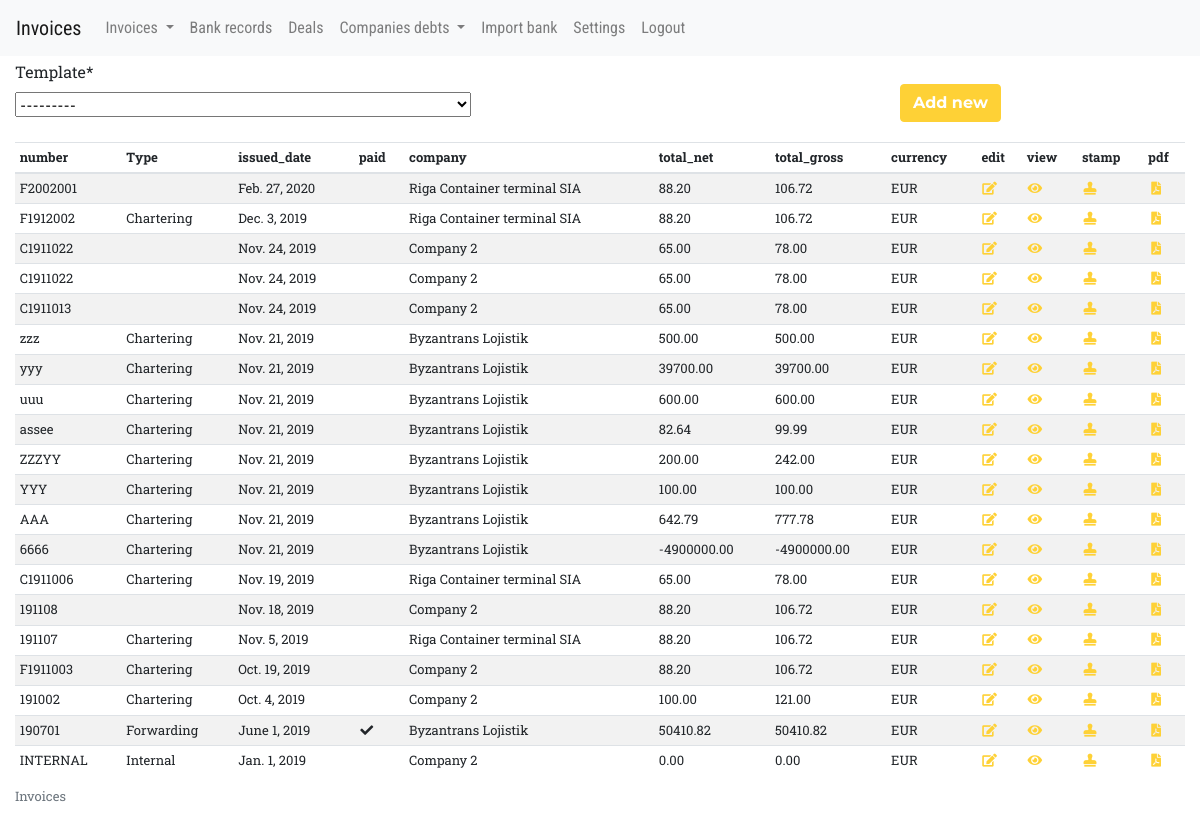
Page /invoices/ (signed in) on the committed database.
### invoices/models/invoice_models.py (models this page shows, shortened)
class Invoice(models.Model):
    objects = InvoiceManager()
    number = models.CharField(max_length=20)
    issued_date = models.DateField(default=date.today)
    payment_term = models.DateField(default=date.today)
    company = models.ForeignKey(Company, on_delete=models.CASCADE)
    description = models.TextField(max_length=300, blank=True,
                                   validators=[MaxLengthValidator(300)])
    total_net = models.DecimalField(default=0, max_digits=10, decimal_places=2)
    vat_percent = models.DecimalField(default=0, max_digits=6, decimal_places=2)
    total_vat = models.DecimalField(default=0, max_digits=10, decimal_places=2)
    total_gross = models.DecimalField(default=0, max_digits=10, decimal_places=2)
    total_not_paid = models.DecimalField(default=0, max_digits=10, decimal_places=2)
    advance_required = models.BooleanField(default=False)
    advance_percent = models.DecimalField(default=0, max_digits=5, decimal_places=2)
    advance_amount = models.DecimalField(default=0, max_digits=10, decimal_places=2)
    total_to_pay = models.DecimalField(default=0, max_digits=10, decimal_places=2)
    is_paid = models.BooleanField(default=False)
    is_incoming = models.BooleanField(default=False)
    is_advance = models.BooleanField(default=False)
    is_reissued = models.BooleanField(default=True)
    payment_details = models.TextField(max_length=100, blank=True,
                                   validators=[MaxLengthValidator(100)])
    currency = models.ForeignKey(Currency, related_name="invoices", on_delete=models.CASCADE,
        null=False, blank=False, default=1)
    deal = models.ForeignKey(Deal, related_name="invoices", on_delete=models.CASCADE, null=True, blank=True)
    file = models.FileField(upload_to='invoice_files/', blank=True)
    class Meta:
        ordering = ('-number', '-issued_date',)

### invoices/models/common_models.py (models this page shows, shortened)
class Company(models.Model):
    name = models.CharField(max_length=50)
    receiver_address = models.TextField(max_length=300, blank=True,
                                   validators=[MaxLengthValidator(300)])
    payment_address = models.TextField(max_length=300, blank=True,
                                   validators=[MaxLengthValidator(300)])
    country_code = models.CharField(max_length=3, blank=True,
                                   validators=[MaxLengthValidator(3)])
    eu_country = models.BooleanField(default=False)
    vat_number = models.CharField(max_length=30, blank=True, null=True,)
    invoiceNumberSignalString1 = models.CharField(max_length=50, blank=True, default='')
    invoiceNumberSignalString2 = models.CharField(max_length=50, blank=True, default='')
    invoiceNumberSkipCharacters = models.IntegerField(default=0)
    invoiceNumberStringLength = models.IntegerField(default=0)
    invoiceDateSignalString1 = models.CharField(max_length=50, blank=True, default='')
    invoiceDateSignalString2 = models.CharField(max_length=50, blank=True, default='')
    invoiceDateSkipCharacters = models.IntegerField(default=0)
    invoiceDateStringLength = models.IntegerField(default=0)
    invoiceDateStringFormat = models.CharField(max_length=20, blank=True, default='')
    invoiceAmountSignalString1 = models.CharField(max_length=50, blank=True, default='')
    invoiceAmountSignalString2 = models.CharField(max_length=50, blank=True, default='')
    invoiceAmountSkipCharacters = models.IntegerField(default=0)
    invoiceAmountStringLength = models.IntegerField(default=0)
    invoiceAmounCommaCharacter = models.CharField(max_length=3, blank=True, default='')
    class Meta:
        ordering = ('name',)
        verbose_name_plural = "companies"

### invoices/models/deal_models.py (models this page shows, shortened)
class Currency(models.Model):
    name = models.CharField(max_length=10)
    exchange_rate = models.DecimalField(default=1, max_digits=10, decimal_places=4)
    class Meta:
        ordering = ('name',)
    def __str__(self):
        return self.name

class Deal(models.Model):
    name = models.CharField(max_length=30, default="N/A D")
    started_date = models.DateField(default=date.today)
    department = models.ForeignKey(Department, related_name="deals", on_delete=models.CASCADE)
    completed_date = models.DateField(default=date.today)
    client = models.ForeignKey(Company, related_name="deals", on_delete=models.CASCADE)
    total_received = models.DecimalField(default=0, max_digits=10, decimal_places=2)
    total_invoiced = models.DecimalField(default=0, max_digits=10, decimal_places=2)
    total_balance = models.DecimalField(default=0, max_digits=10, decimal_places=2)
    class Meta:
        ordering = ('-completed_date', '-started_date', 'name',)

class Department(models.Model):
    name = models.CharField(max_length=30)

### invoices/views/basic_views.py (the view)
@login_required
def invoices_creation_index(request):
    if request.method == 'POST':
        form = TemplateChoiceForm(request.POST)
        if form.is_valid():
            template = form.cleaned_data['template']
            first_jan = date(date.today().year, 1, 1)
            count_part = Invoice.objects.filter(
                issued_date__gte=first_jan,
                deal__department=template.department,
                is_incoming=False,
            ).distinct().count()
            count_part += 1
            invoice = Invoice.objects.create_invoice_from_template(template, count_part,
                header=template.department.name[:1].upper())
            return redirect('invoices:invoice_update', invoice_id=invoice.pk)
    else:
        invoices = Invoice.objects.outgoing()[:150]
        form = TemplateChoiceForm
        context = {'invoices': invoices, 'form': form, 'returnUrl': reverse_lazy('invoices:index')}
        return render(request, "invoices/index_and_create.html", context)

### invoices/models/invoice_models.py (called while the page is built)
    def outgoing(self):
        return self.get_queryset().exclude(is_incoming=True).order_by('-issued_date', '-number')

    def __str__(self):
        return self.currency.name + ' ' + self.department.name[:3] + '-' + self.description + '-' + self.company.name + self.currency.name

### invoices/templates/invoices/index_and_create.html (shortened to what this page needs)
{% extends "invoices/local_base.html" %}
{% load static %}
{% load crispy_forms_tags %}
{% block content %}
 <div class="container-fluid">
  {% if form %}
    <div class="row mt-1">
      <div class="col-md-12">
          <form method="post">
            <div class="form-row">
            <div class="form-group col-md-9 mb-0 text-right">
              {{ form.template|as_crispy_field }}
            </div>
            <div class="form-group col-md-3 mb-0 text-left">
              <br>
              <button type="submit" class="btn btn-primary">Add new</button>
            </div>
                </div>
        </form>
      </div>
    </div>
    {% endif %}
  <div class="row">
  <div class="col-md-12" style="margin-top: 20px;">
{% if invoices %}
<table id="table_id" class="display table table-striped table-hover table-sm">
    <caption>Invoices</caption>
    <thead>
 <tr>
     <th>number</th>
     <th>Type</th>
     <th>issued_date </th>
     <th>paid</th>
     <th>company</th>
     <th>total_net</th>
     <th>total_gross</th>
     <th>currency</th>
     <th>edit</th>
     <th>view</th>
     <th>stamp</th>
     <th>pdf</th>
  </tr>
 </thead>
<tbody>
    <tr >
    {% for invoice in invoices %}
        <td>{{ invoice.number }}</td>
        <td>{{ invoice.deal.department.name }}</td>
        <td data-sort='{{ invoice.issued_date|date:"Y-m-d" }}'> {{ invoice.issued_date }}</td>
        <td>
          {% if invoice.is_paid %}
            <i class="fas fa-fw fa-check"> </i>
          {% endif %}
      </td>
        <td>{{ invoice.company.name }}</td>
        <td>{{ invoice.total_net }}</td>
        <td>{{ invoice.total_gross }}</td>
        <td>{{ invoice.currency }}</td>
        <td>
          <a href="/invoices/update/{{ invoice.id }}/">
            <i class="fas fa-fw fa-edit"> </i>
          </a>
        </td>
        <td>
          <a href="/invoices/{{ invoice.id }}/">
            <i class="fas fa-fw fa-eye"> </i>
          </a>
        </td>
        <td>
          <a href="/invoices/{{ invoice.id }}/1/">
            <i class="fas fa-fw fa-stamp"> </i>
          </a>
        </td>
        <td>
          <a href="/invoices/print/{{ invoice.id }}/">
            <i class="fas fa-fw fa-file-pdf"> </i>
          </a>
        </td>
    </tr>
   {% endfor %}
</tbody>
    </table>
{% else %}
    <p>No invoices are available.</p>
{% endif %}
</div>
</div>
</div>
  {% endblock content %}

### invoices/templates/invoices/local_base.html (style rules this page uses)
.form-row .control-group { text-align: left; }
.table { font-size: small; }

### rows in the picture
Invoice: number "F2002001", issued_date "Feb. 27, 2020", company.name "Riga Container terminal SIA", total_net "88.20", total_gross "106.72", currency "EUR"
Invoice: number "F1912002", deal.department.name "Chartering", issued_date "Dec. 3, 2019", company.name "Riga Container terminal SIA", total_net "88.20", total_gross "106.72", currency "EUR"
Invoice: number "C1911022", issued_date "Nov. 24, 2019", company.name "Company 2", total_net "65.00", total_gross "78.00", currency "EUR"
Invoice: number "C1911022", issued_date "Nov. 24, 2019", company.name "Company 2", total_net "65.00", total_gross "78.00", currency "EUR"
Invoice: number "C1911013", issued_date "Nov. 24, 2019", company.name "Company 2", total_net "65.00", total_gross "78.00", currency "EUR"
Invoice: number "zzz", deal.department.name "Chartering", issued_date "Nov. 21, 2019", company.name "Byzantrans Lojistik", total_net "500.00", total_gross "500.00", currency "EUR"
Invoice: number "yyy", deal.department.name "Chartering", issued_date "Nov. 21, 2019", company.name "Byzantrans Lojistik", total_net "39700.00", total_gross "39700.00", currency "EUR"
Invoice: number "uuu", deal.department.name "Chartering", issued_date "Nov. 21, 2019", company.name "Byzantrans Lojistik", total_net "600.00", total_gross "600.00", currency "EUR"
Invoice: number "assee", deal.department.name "Chartering", issued_date "Nov. 21, 2019", company.name "Byzantrans Lojistik", total_net "82.64", total_gross "99.99", currency "EUR"
Invoice: number "ZZZYY", deal.department.name "Chartering", issued_date "Nov. 21, 2019", company.name "Byzantrans Lojistik", total_net "200.00", total_gross "242.00", currency "EUR"
Invoice: number "YYY", deal.department.name "Chartering", issued_date "Nov. 21, 2019", company.name "Byzantrans Lojistik", total_net "100.00", total_gross "100.00", currency "EUR"
Invoice: number "AAA", deal.department.name "Chartering", issued_date "Nov. 21, 2019", company.name "Byzantrans Lojistik", total_net "642.79", total_gross "777.78", currency "EUR"
Invoice: number "6666", deal.department.name "Chartering", issued_date "Nov. 21, 2019", company.name "Byzantrans Lojistik", total_net "-4900000.00", total_gross "-4900000.00", currency "EUR"
Invoice: number "C1911006", deal.department.name "Chartering", issued_date "Nov. 19, 2019", company.name "Riga Container terminal SIA", total_net "65.00", total_gross "78.00", currency "EUR"
Invoice: number "191108", issued_date "Nov. 18, 2019", company.name "Company 2", total_net "88.20", total_gross "106.72", currency "EUR"
Invoice: number "191107", deal.department.name "Chartering", issued_date "Nov. 5, 2019", company.name "Riga Container terminal SIA", total_net "88.20", total_gross "106.72", currency "EUR"
Invoice: number "F1911003", deal.department.name "Chartering", issued_date "Oct. 19, 2019", company.name "Company 2", total_net "88.20", total_gross "106.72", currency "EUR"
Invoice: number "191002", deal.department.name "Chartering", issued_date "Oct. 4, 2019", company.name "Company 2", total_net "100.00", total_gross "121.00", currency "EUR"
Invoice: number "190701", deal.department.name "Forwarding", issued_date "June 1, 2019", is_paid True (drawn), company.name "Byzantrans Lojistik", total_net "50410.82", total_gross "50410.82", currency "EUR"
Invoice: number "INTERNAL", deal.department.name "Internal", issued_date "Jan. 1, 2019", company.name "Company 2", total_net "0.00", total_gross "0.00", currency "EUR"
